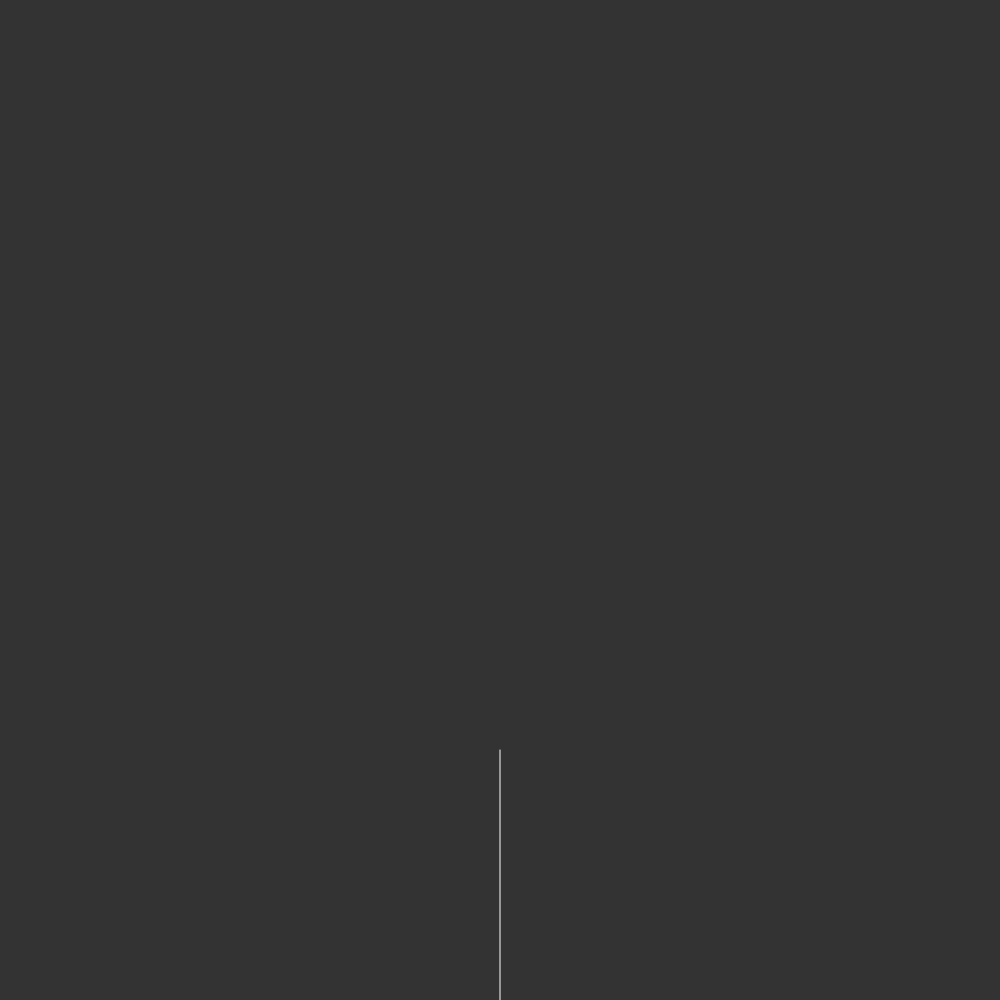
Frame 1 (no input)
Frame 60 (no input): identical to frame 1, image omitted
Frame 120 (the mouse pressed at the canvas centre since frame 60): identical to frame 1, image omitted

The p5.js sketch that drew this single still picture (run headless with seeded random() and noise() and a simulated clock; from frame 60 on, the mouse is pressed at the canvas centre):

// p5.js sketch
// ── sketch.js
//var angle = 0;
var tree = [];
var leaves = [];

var count = 0;

function setup() {
  createCanvas(1000, 1000);
  var drawButton = createButton("create tree")
  var a = createVector(width / 2, height);
  var b = createVector(width / 2, height - 250);
  root = new Branch(a, b);

  tree[0] = root;

  angleSlider = (createSlider(0, TWO_PI, PI/4, 0.001));
  

  drawButton.mousePressed(branch);

}

function mousePressed(){

  angle = angleSlider.value();
  // for(var i = tree.length - 1; i >= 0; i--){
    
  // }
}

function draw() {
  background(51);

  
  //angle = slider.value();

  //first vid
  // stroke(255);
  // translate(200, height);
  // branch(100);
  //branch();

  for (var i = 0; i < tree.length; i++){
    tree[i].show();
  }

  for (var i = 0; i < leaves.length; i++){
    fill(255, 0, 100);
    ellipse(leaves[i].x, leaves[i].y, 8, 8)
  }
  

}

function branch() {
  
  let rand = 0;
  let randAngle = 0;
  for (var i = tree.length - 1; i >= 0; i--){
  if(!tree[i].finished){
    
    rand = random(1, 5);
    console.log(rand);
    if(rand <= 2){
      // randAngle = random(PI, (3*PI / 2));
      // console.log(randAngle);
      // angle = randAngle;
      angle = angleSlider.value();
    }else {
      angle = angleSlider.value();
    }
    tree.push(tree[i].branchA(angle));
    tree.push(tree[i].branchB(angle));
    tree[i].finished = true;
  }
}
  count++;

  if(count % 20 == 0) {
    for (var i = 0; i < tree.length; i++){
      if(!tree[i].finished){
        var leaf = tree[i].end.copy();
        leaves.push(leaf);
      }
    }
  }
}



// function branch(len) {
//   line(0, 0, 0, -len);
//   translate(0, -len);
//   root.show();
//   //first vid
//   // if(len > 4) {
//   //   push();
//   //   rotate(angle);
//   //   branch(len*0.67);
//   //   pop();
//   //   push();
//   //   rotate(-angle);
//   //   branch(len*0.67);
//   //   pop();
//   // }
  

  
//   //line(0, 0, 0, -len*0.67);
// }

// ── branch.js

function Branch(begin, end) {
    this.begin = begin;
    this.end = end;
    this.finished = false;

    this.show = function() {
        stroke(255);
        line(this.begin.x, this.begin.y, this.end.x, this.end.y);
    }

    //15 at 11:05
    this.branchA = function(angle) {
        this.finished = true;
        var dir = p5.Vector.sub(this.end, this.begin);
        //default PI/4
        dir.rotate(angle);
        //default .67
        dir.mult(.67);
        var newEnd = p5.Vector.add(this.end, dir);
        

        var right = new Branch(this.end, newEnd);
        
        
        return right;
    }
    
    this.branchB = function(angle) {
        var dir = p5.Vector.sub(this.end, this.begin);
        dir.rotate(-angle);
        dir.mult(.67);
        var newEnd = p5.Vector.add(this.end, dir);

        var left = new Branch(this.end, newEnd);


        var left = new Branch(this.end, newEnd, color, true);
        

        return left;
    }
}
